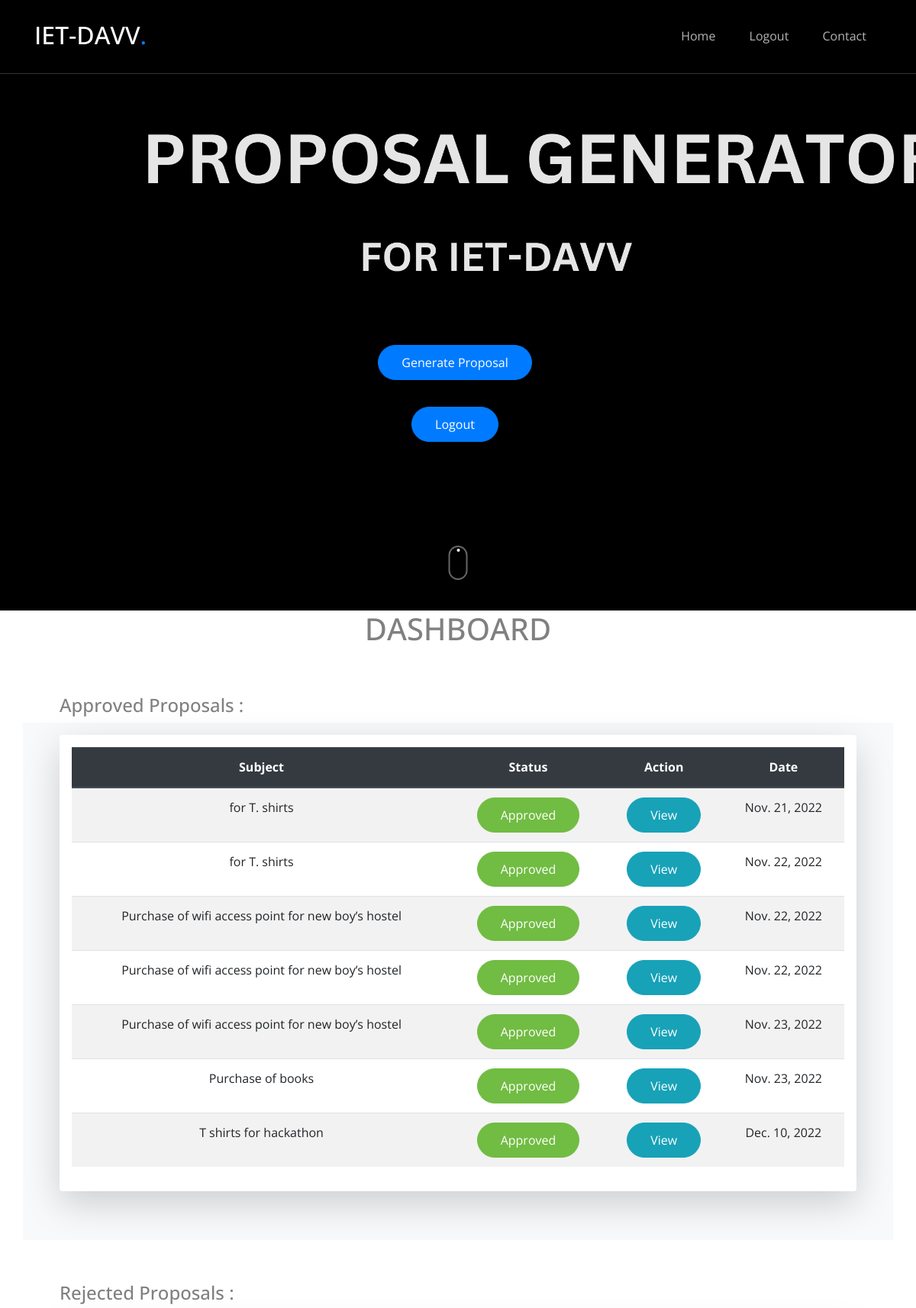
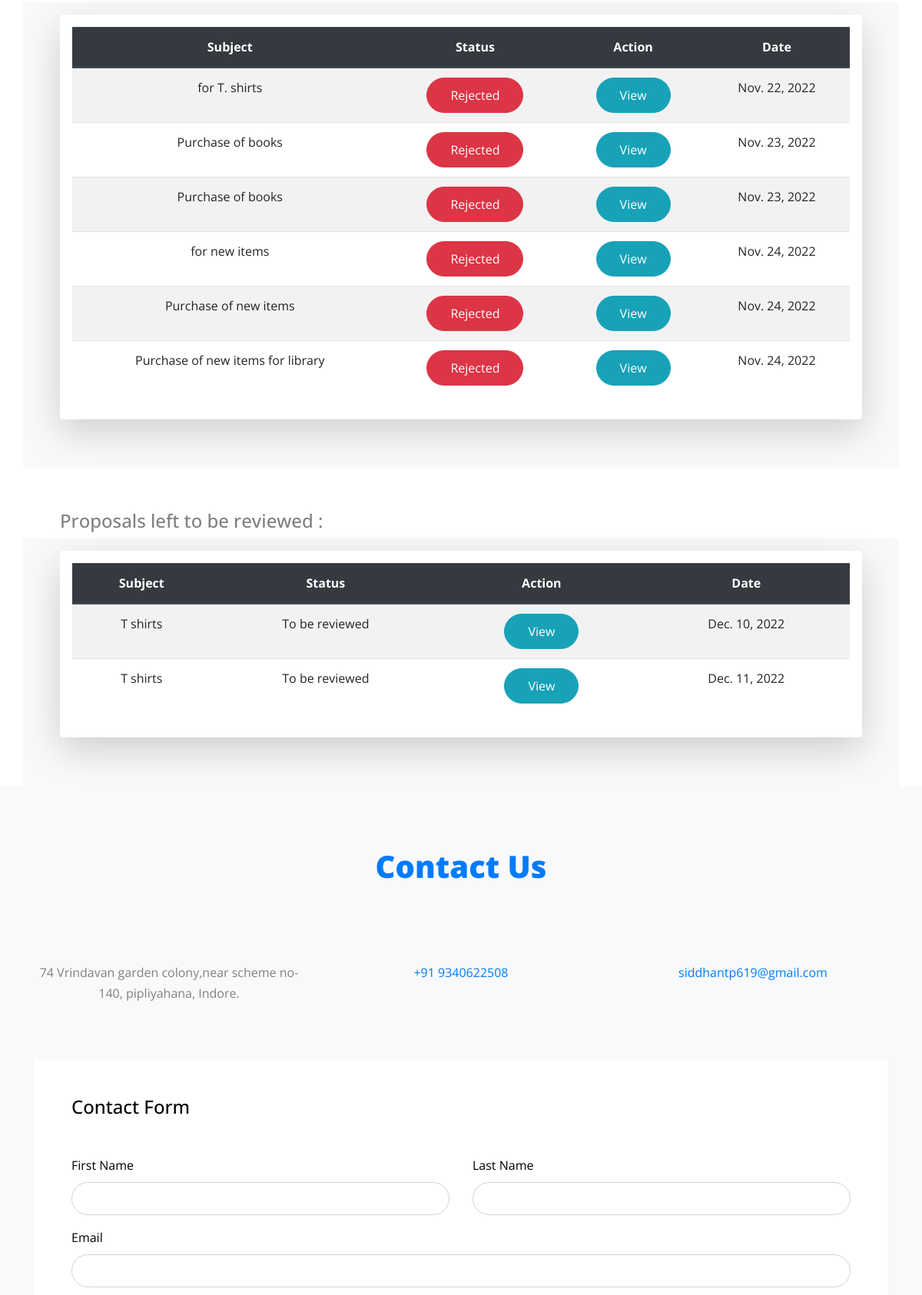
Screenshot of /main (signed in, upper part) with the database file from the repository (2 pictures, top to bottom).
### startpage/models.py (models this page shows, shortened)
class Proposals(models.Model):
    username= models.ForeignKey(User,on_delete=models.CASCADE,null=True)
    ownername= models.CharField(max_length=200)
    shop_name=models.CharField(max_length=200)
    address=models.CharField(max_length=200,null=True)
    Date=models.DateField("Proposal Date(dd/mm/yyyy)",auto_now_add=False,auto_now=False,blank=True)
    status=models.IntegerField(default=0)
    status2=models.IntegerField(default=0)
    shop_registration = models.FileField(upload_to='vehichle registration',default='')

### startpage/views.py (the view)
# urls.py: path('main',views.main),
def main(request):
    if request.session.has_key('is_logged'):
        login_user=User.objects.get(username=request.user.username)
        m = Proposals.objects.filter(username=login_user)
        context = {'med':m}
        return render(request, 'mainpage.html',context)
    return redirect('/login')

### startpage/templates/mainpage.html (shortened to what this page needs)
{% load static %}
<!doctype html>
<html lang="en">
  <head>
    <link rel="stylesheet" href="{% static 'fonts/icomoon/style.css' %}">
    <link rel="stylesheet" href="{% static 'css/bootstrap.min.css' %}">
    <link rel="stylesheet" href="{% static 'css/jquery-ui.css' %}">
    <link rel="stylesheet" href="{% static 'css/owl.carousel.min.css' %}">
    <link rel="stylesheet" href="{% static 'css/owl.theme.default.min.css' %}">
    <link rel="stylesheet" href="{% static 'css/owl.theme.default.min.css' %}">
    <link rel="stylesheet" href="{% static 'css/jquery.fancybox.min.css' %}">
    <link rel="stylesheet" href="{% static 'css/bootstrap-datepicker.css' %}">
    <link rel="stylesheet" href="{% static 'fonts/flaticon/font/flaticon.css' %}">
    <link rel="stylesheet" href="{% static 'css/aos.css' %}">
    <link rel="stylesheet" href="{% static 'css/style.css' %}">
  </head>
  <body data-spy="scroll" data-target=".site-navbar-target" data-offset="300">
  <div class="site-wrap">
    <header class="site-navbar py-4 js-sticky-header site-navbar-target" role="banner">
      <div class="container">
        <div class="row align-items-center">
          <div class="col-6 col-xl-2">
            <h1 class="mb-0 site-logo"><a href="#" class="h2 mb-0">IET-DAVV<span class="text-primary">.</span> </a></h1>
          </div>
          <div class="col-12 col-md-10 d-none d-xl-block">
            <nav class="site-navigation position-relative text-right" role="navigation">
              <ul class="site-menu main-menu js-clone-nav mr-auto d-none d-lg-block">
                <li><a href="/" class="nav-link">Home</a></li>
               {% if user.is_authenticated %}
                <li><a href="logout" class="nav-link">Logout</a></li>
                {% endif %}
                <li><a href="#contact-section" class="nav-link">Contact</a></li>
              </ul>
            </nav>
          </div>
        </div>
      </div>
    </header>
    <div class="site-blocks-cover overlay" style="background-image: url(static/images/new.png);" data-aos="fade" id="home-section">
      <div class="container">
        <div class="row align-items-center justify-content-center">
            <br>
          <div class="col-md-8 mt-lg-5 text-center">
              <br>
              <br>
              <br>
              <br>
              <br>
              <br>
              <br>
            <div data-aos="fade-up" data-aos-delay="100">
              <a href="generate_prop" class="btn smoothscroll btn-primary mr-2 mb-2">Generate Proposal</a><br><br>
              {% if user.is_authenticated %}
              <a href="logout" class="btn smoothscroll btn-primary mr-2 mb-2">Logout</a>
              {% endif %}
            </div>
          </div>
        </div>
      </div>
      <a href="#about-section" class="mouse smoothscroll">
        <span class="mouse-icon">
          <span class="mouse-wheel"></span>
        </span>
      </a>
    </div>
        <div class="container px-lg-5">
          <center><h1>DASHBOARD</h1></center>
          <br><br>
              <h4> Approved Proposals :</h4>
          <div class="row mx-lg-n5">
            <div class="col py-3 px-lg-5  bg-light">
              <div class="shadow-lg p-3 mb-5 bg-white rounded" style="text-align: center;">
                <div class="table-responsive">
            <table class="table table-striped">
                <thead class="thead-dark">
                  <tr>
                    <th scope="col">Subject</th>
                    <th scope="col">Status</th>
                    <th scope="col">Action</th>
                    <th scope="col">Date</th>
                  </tr>
                </thead>
                <tbody>
                    {% for m in med %}
                    {% if m.status == 1 %}
                    <tr >
                          <td>{{m.shop_name}}</td>
                          <td><button type="button" style="color:white" class="btn btn-success" >Approved</button></td>
                          <td><button type="button" onclick="window.location.href='{% url 'proposalDetails3' m.id %}'" class="btn btn-info" style="color:white" >View</button></td>
                          <td>{{m.Date}}</td>
                      </tr>
                    {% endif %}
                    {% endfor %}
                  </tbody>
                </table>
              </div>
                </div>
                </div>
              </div>
              <br><br>
              <h4> Rejected Proposals :</h4>
              <div class="row mx-lg-n5">
                <div class="col py-3 px-lg-5  bg-light">
                  <div class="shadow-lg p-3 mb-5 bg-white rounded" style="text-align: center;">
                    <div class="table-responsive">
                <table class="table table-striped">
                    <thead class="thead-dark">
                      <tr>
                        <th scope="col">Subject</th>
                        <th scope="col">Status</th>
                        <th scope="col">Action</th>
                        <th scope="col">Date</th>
                      </tr>
                    </thead>
                    <tbody>
                        {% for m in med %}
                        {% if m.status == -1 %}
                        <tr  >
                              <td>{{m.shop_name}}</td>
                              <td><button type="button" style="color:white" class="btn btn-danger" >Rejected</button></td>
                              <td><button type="button" onclick="window.location.href='{% url 'proposalDetails3' m.id %}'" class="btn btn-info" style="color:white" >View</button></td>
                          <td>{{m.Date}}</td>
                        </tr>
                        {% endif %}
                        {% endfor %}
                      </tbody>
                    </table>
                  </div>
                    </div>
                    </div>
                  </div>
                  <br><br>
              <h4> Proposals left to be reviewed :</h4>
                  <div class="row mx-lg-n5">
                    <div class="col py-3 px-lg-5  bg-light">
                      <div class="shadow-lg p-3 mb-5 bg-white rounded" style="text-align: center;">
                        <div class="table-responsive">
                    <table class="table table-striped">
                        <thead class="thead-dark">
                          <tr>
                            <th scope="col">Subject</th>
                            <th scope="col">Status</th>
                            <th scope="col">Action</th>
                            <th scope="col">Date</th>
                          </tr>
                        </thead>
                        <tbody>
                            {% for m in med %}
                              {% if m.status == 0 %}
                              <tr>
                                  <td>{{m.shop_name}}</td>
                                  <td>To be reviewed</td>
                                  <td><button type="button" style="color:white" onclick="window.location.href='{% url 'proposalDetails3' m.id %}'" class="btn btn-info" style="color:white" >View</button></td>
                                  <td>{{m.Date}}</td>
                                </tr>
                            {% endif %}
                            {% endfor %}
                          </tbody>
                        </table>
                      </div>
                        </div>
                        </div>
                      </div>
              </div>
    <section class="site-section bg-light" id="contact-section" data-aos="fade">
      <div class="container">
        <div class="row mb-5">
          <div class="col-12 text-center">
            <h2 class="section-title mb-3">Contact Us</h2>
          </div>
        </div>
        <div class="row mb-5">
          <div class="col-md-4 text-center">
            <p class="mb-4">
              <span class="icon-room d-block h4 text-primary"></span>
              <span>74 Vrindavan garden colony,near scheme no-140, pipliyahana, Indore.</span>
            </p>
          </div>
          <div class="col-md-4 text-center">
            <p class="mb-4">
              <span class="icon-phone d-block h4 text-primary"></span>
              <a href="tel:+916262530087">+91 9340622508</a>
            </p>
          </div>
          <div class="col-md-4 text-center">
            <p class="mb-0">
              <span class="icon-mail_outline d-block h4 text-primary"></span>
              <a href="mailto:siddhantp619@gmail.com">siddhantp619@gmail.com</a>
            </p>
          </div>
        </div>
        <div class="row">
          <div class="col-md-12 mb-5">
            <form action="/contact" class="p-5 bg-white" method="POST">
              <h2 class="h4 text-black mb-5">Contact Form</h2>
              <div class="row form-group">
                <div class="col-md-6 mb-3 mb-md-0">
                  <label class="text-black" for="fname">First Name</label>
                  <input type="text" id="fname" class="form-control" name="firstname">
                </div>
                <div class="col-md-6">
                  <label class="text-black" for="lname">Last Name</label>
                  <input type="text" id="lname" class="form-control" name="lastname">
                </div>
              </div>
              <div class="row form-group">
                <div class="col-md-12">
                  <label class="text-black" for="email">Email</label>
                  <input type="email" id="email" class="form-control" name="email">
                </div>
              </div>
            </form>
          </div>
        </div>
      </div>
    </section>
  </div>
  </body>
</html>

### static/css/style.css (style rules this page uses)
html { overflow-x: hidden; }
body { line-height: 1.7; color: gray; font-weight: 400; font-size: 1rem; }
a { -webkit-transition: .3s all ease; -o-transition: .3s all ease; transition: .3s all ease; }
h1, h2, h3, h4, h5, .h1, .h2, .h3, .h4, .h5 { font-family: "Open Sans", -apple-system, BlinkMacSystemFont, "Segoe UI", Roboto, "Helvetica Neue", Arial, "Noto Sans", sans-serif, "Apple Color Emoji", "Segoe UI Emoji", "Segoe UI Symbol", "Noto Color Emoji"; }
.text-black { color: #000 !important; }
body:after { -webkit-transition: .3s all ease-in-out; -o-transition: .3s all ease-in-out; transition: .3s all ease-in-out; }
.btn { font-size: 16px; border-radius: 30px; padding: 10px 30px; }
.btn.btn-primary { background: #007bff; border-color: #007bff; color: #fff; }
.form-control { height: 43px; border-radius: 30px; font-family: "Open Sans", -apple-system, BlinkMacSystemFont, "Segoe UI", Roboto, "Helvetica Neue", Arial, "Noto Sans", sans-serif, "Apple Color Emoji", "Segoe UI Emoji", "Segoe UI Symbol", "Noto Color Emoji"; }
.site-section { padding: 2.5em 0; }
@media (min-width: 768px) { .site-section { padding: 5em 0; } }
.site-navbar { margin-bottom: 0px; z-index: 1999; position: absolute; top: 0; width: 100%; border-bottom: rgba(255, 255, 255, 0.7); }
.site-navbar .site-logo { position: relative; left: 0; top: -5px; }
.site-navbar .site-navigation .site-menu { margin-bottom: 0; }
.site-navbar .site-navigation .site-menu a { text-decoration: none !important; display: inline-block; }
.site-navbar .site-navigation .site-menu > li { display: inline-block; }
.site-navbar .site-navigation .site-menu > li > a { padding: 5px 20px; color: #000; display: inline-block; text-decoration: none !important; }
.site-mobile-menu .site-nav-wrap { padding: 0; margin: 0; list-style: none; position: relative; }
.site-mobile-menu .site-nav-wrap a { padding: 10px 20px; display: block; position: relative; color: #212529; }
.site-mobile-menu .site-nav-wrap li { position: relative; display: block; }
.site-mobile-menu .site-nav-wrap > li { display: block; position: relative; float: left; width: 100%; }
.site-mobile-menu .site-nav-wrap > li > a { padding-left: 20px; font-size: 20px; }
.sticky-wrapper .site-navbar { -webkit-transition: .3s all ease; -o-transition: .3s all ease; transition: .3s all ease; }
.sticky-wrapper .site-navbar { border-bottom: 1px solid rgba(255, 255, 255, 0.2); }
.sticky-wrapper .site-navbar .site-logo a { color: #fff; }
.sticky-wrapper .site-navbar .site-menu > li > a { color: rgba(255, 255, 255, 0.7) !important; }
.site-blocks-cover { background-size: cover; background-repeat: no-repeat; background-position: top; background-position: center center; }
.site-blocks-cover.overlay { position: relative; }
.site-blocks-cover.overlay:before { position: absolute; content: ""; left: 0; bottom: 0; right: 0; top: 0; background: rgba(0, 0, 0, 0.1); }
.site-blocks-cover, .site-blocks-cover > .container > .row { min-height: 600px; height: calc(100vh); }
.bg-light { background: #ccc; }
.section-title { color: #007bff; font-size: 40px; font-weight: 900; }
.position-relative { position: relative; }
.mouse { position: absolute; bottom: 40px; z-index: 5; left: 50%; -webkit-transform: translateX(-50%); -ms-transform: translateX(-50%); transform: translateX(-50%); display: block; }
.mouse .mouse-icon { display: block; width: 25px; height: 45px; border: 2px solid rgba(255, 255, 255, 0.4); border-radius: 15px; cursor: pointer; position: relative; text-align: center; -webkit-transition: .3s all ease-in-out; -o-transition: .3s all ease-in-out; transition: .3s all ease-in-out; }
.mouse .mouse-wheel { height: 4px; margin: 2px auto 0; display: block; width: 4px; background-color: white; border-radius: 50%; -webkit-animation: 1.6s ease infinite wheel-up-down; -moz-animation: 1.6s ease infinite wheel-up-down; animation: 1.6s ease infinite wheel-up-down; }

### rows the page displays
Proposals: shop_name "for T. shirts", Date "Nov. 21, 2022"
Proposals: shop_name "for T. shirts", Date "Nov. 22, 2022"
Proposals: shop_name "Purchase of wifi access point for new boy’s hostel", Date "Nov. 22, 2022"
Proposals: shop_name "Purchase of wifi access point for new boy’s hostel", Date "Nov. 22, 2022"
Proposals: shop_name "Purchase of wifi access point for new boy’s hostel", Date "Nov. 23, 2022"
Proposals: shop_name "Purchase of books", Date "Nov. 23, 2022"
Proposals: shop_name "T shirts for hackathon", Date "Dec. 10, 2022"
Proposals: shop_name "for T. shirts", Date "Nov. 22, 2022"
Proposals: shop_name "Purchase of books", Date "Nov. 23, 2022"
Proposals: shop_name "Purchase of books", Date "Nov. 23, 2022"
Proposals: shop_name "for new items", Date "Nov. 24, 2022"
Proposals: shop_name "Purchase of new items", Date "Nov. 24, 2022"
Proposals: shop_name "Purchase of new items for library", Date "Nov. 24, 2022"
Proposals: shop_name "T shirts", Date "Dec. 10, 2022"
Proposals: shop_name "T shirts", Date "Dec. 11, 2022"
